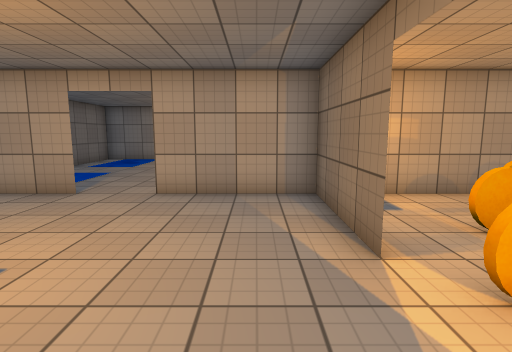
[1] (above)

18 first-person views from a walk through a 3-D level made in the Unity game engine. The camera is 1.5 m above the floor, tilts 8° down and sees 80° across. The floor is counted in squares, 1 m on a side. Each view is taken from the middle of a square. On the plan, view 1 faces up. The plan holds only what a view shows up to about 15 squares ahead; the rest is blank. The place goes on beyond the plan. The player character is not drawn. Door leaves are left out, so doorways stand open. Surface patterns are stand-ins for the level's own textures.

[2]
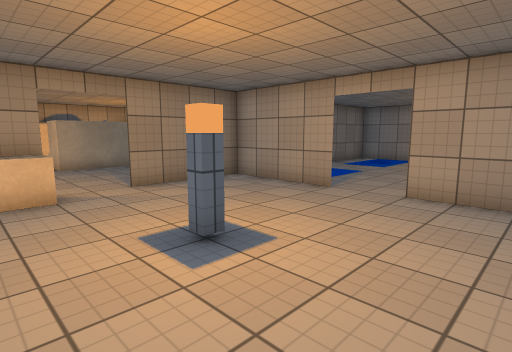

[3]
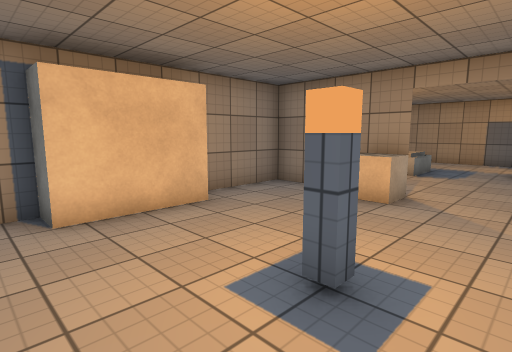

[4]
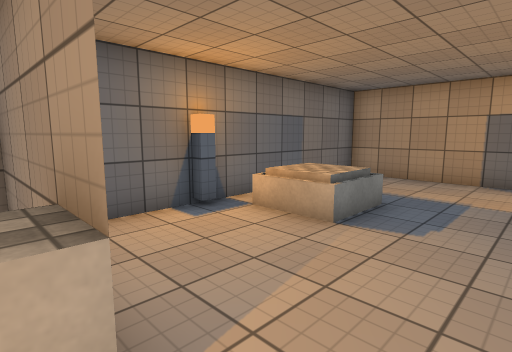

[5]
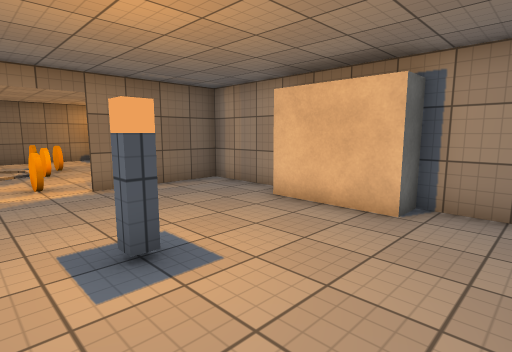

[6]
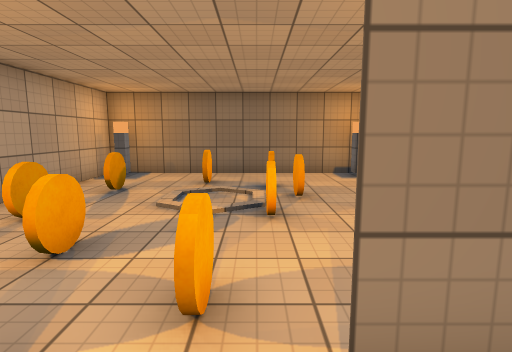

[7]
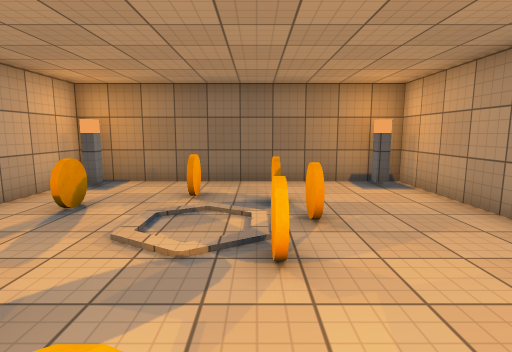

[8]
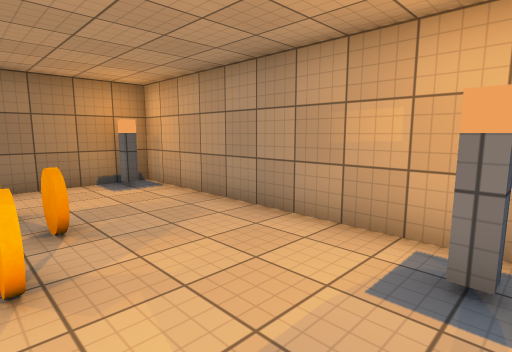

[9]
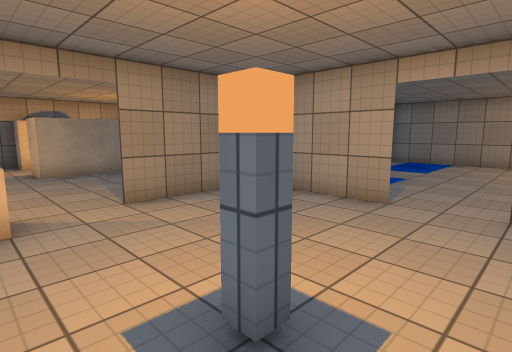

[10]
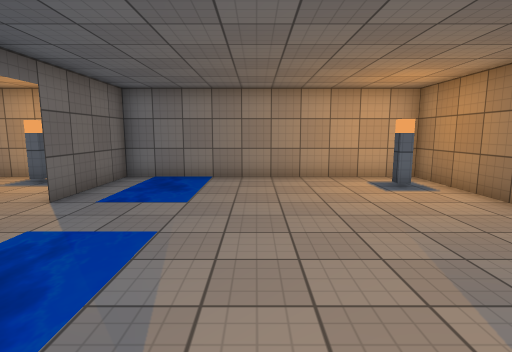

[11]
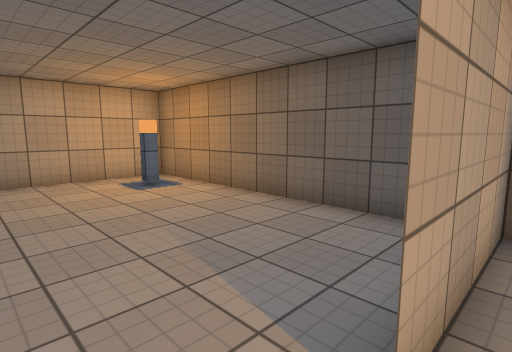

[12]
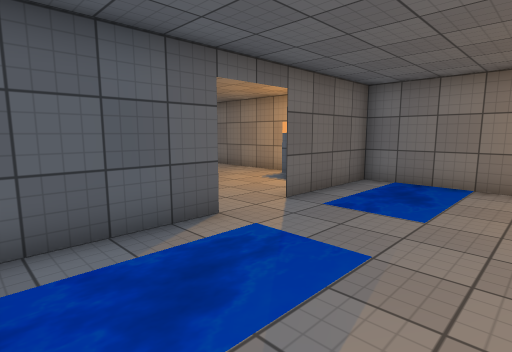

[13]
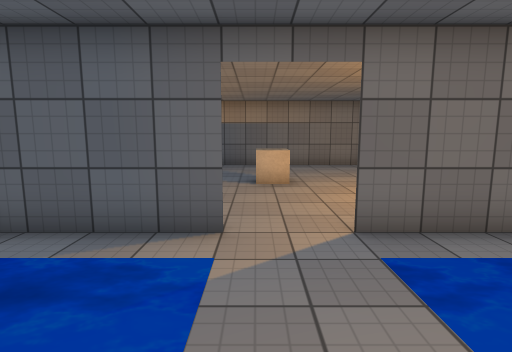

[14]
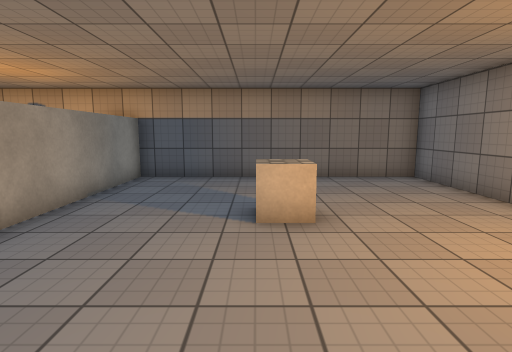

[15]
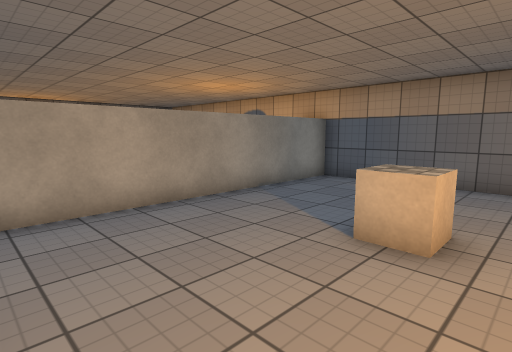

[16]
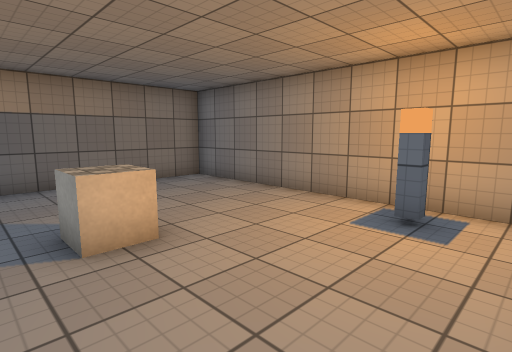

[17]
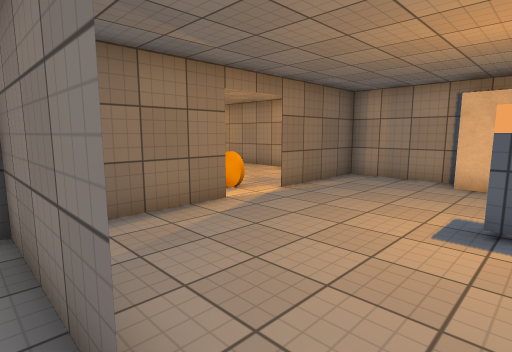

[18]
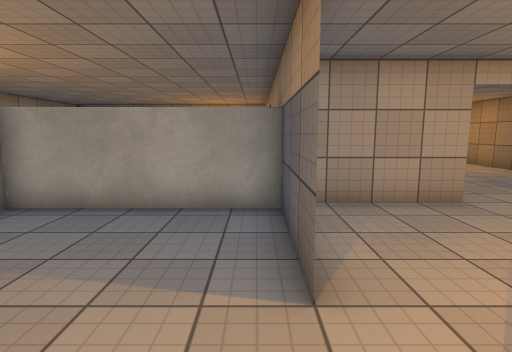

### Floor plan
Key: @ floor where view 1 was taken; # wall or solid block; . floor; D open door; ~ water the walk can cross; ^ raised ledge; I disc; C cube.
Columns run from 19 left of view 1 to 12 right of it. Each row starts with its distance up from view 1.
 18 ######################
 17 #..........#~~.......#
 16 #.......#..#~~.....#.#
 15 #..........#~~.......#
 14 #..........#~~.......#
 13 #....CC..............#
 12 #....CC..............#
 11 #..........#~~.......#
 10 #..........#~~.......#
  9 #.........##~~.......#
  8 ###########.~~.......##########
  7      ##########..#####........##
  6      #.....#.........#..II.I...#
  5      #.....#.........#.I.......#
  4      #.....#.........#......I..#
  3 ##DD##.........#....DII........#
  2 #...................D...II.II..#
  1 #..........C.........#....II...#
  0 #....^^....C.......@.#.........#
 -1 #..  ^^....#.........#.........#
 -2 #     .....#..####...#........##
 -3 ###############  ###############

Where each view was taken, in squares from view 1:
view 1: 0 up, 0 right, facing up
view 2: 0 up, 0 right, facing up-left
view 3: 4 up, 1 left, facing down-left
view 4: 3 up, 8 left, facing down-left
view 5: 4 up, 7 left, facing down-right
view 6: 2 up, 0 right, facing right
view 7: 2 up, 2 right, facing right
view 8: 2 up, 2 right, facing down-right
view 9: 1 up, 2 left, facing up-left
view 10: 7 up, 4 left, facing up
view 11: 7 up, 4 left, facing up-right
view 12: 8 up, 4 left, facing up-left
view 13: 12 up, 4 left, facing left
view 14: 12 up, 8 left, facing left
view 15: 14 up, 9 left, facing down-left
view 16: 11 up, 9 left, facing up-left
view 17: 8 up, 4 left, facing down-right
view 18: 1 up, 9 left, facing up
